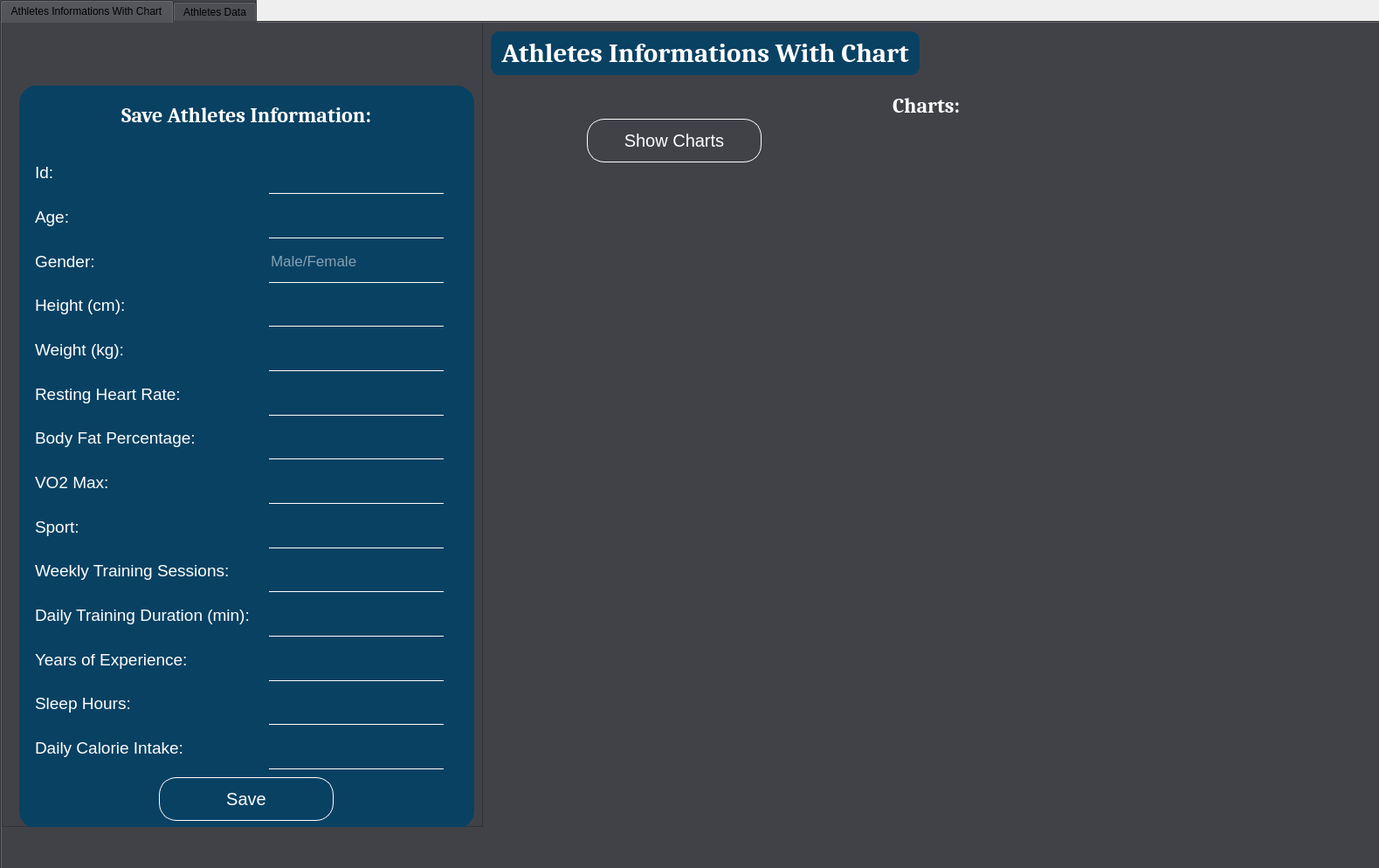
<?xml version="1.0" encoding="UTF-8"?>
<ui version="4.0">
 <class>MainWindow</class>
 <widget class="QMainWindow" name="MainWindow">
  <property name="geometry">
   <rect>
    <x>0</x>
    <y>0</y>
    <width>1579</width>
    <height>994</height>
   </rect>
  </property>
  <property name="windowTitle">
   <string>Athletes Informations With Chart</string>
  </property>
  <property name="windowIcon">
   <iconset>
    <normalon>:/icon/icon.png</normalon>
   </iconset>
  </property>
  <property name="styleSheet">
   <string notr="true"/>
  </property>
  <widget class="QWidget" name="centralwidget">
   <widget class="QTabWidget" name="tabWidget">
    <property name="geometry">
     <rect>
      <x>0</x>
      <y>0</y>
      <width>1591</width>
      <height>1001</height>
     </rect>
    </property>
    <property name="styleSheet">
     <string notr="true">background-color: rgb(65, 66, 72);</string>
    </property>
    <property name="currentIndex">
     <number>0</number>
    </property>
    <widget class="QWidget" name="tab">
     <attribute name="title">
      <string>Athletes Informations With Chart</string>
     </attribute>
     <widget class="QFrame" name="frame">
      <property name="geometry">
       <rect>
        <x>0</x>
        <y>-80</y>
        <width>551</width>
        <height>1001</height>
       </rect>
      </property>
      <property name="frameShape">
       <enum>QFrame::StyledPanel</enum>
      </property>
      <property name="frameShadow">
       <enum>QFrame::Raised</enum>
      </property>
      <widget class="QFrame" name="frame_11">
       <property name="geometry">
        <rect>
         <x>20</x>
         <y>152</y>
         <width>521</width>
         <height>851</height>
        </rect>
       </property>
       <property name="styleSheet">
        <string notr="true">QWidget{
	background-color: rgb(9, 65, 99);
	border-radius: 20px;
}</string>
       </property>
       <property name="frameShape">
        <enum>QFrame::StyledPanel</enum>
       </property>
       <property name="frameShadow">
        <enum>QFrame::Raised</enum>
       </property>
       <layout class="QVBoxLayout" name="verticalLayout_23">
        <item alignment="Qt::AlignHCenter">
         <widget class="QLabel" name="label_39">
          <property name="minimumSize">
           <size>
            <width>0</width>
            <height>50</height>
           </size>
          </property>
          <property name="maximumSize">
           <size>
            <width>16777215</width>
            <height>50</height>
           </size>
          </property>
          <property name="font">
           <font>
            <family>Cambria</family>
            <pointsize>18</pointsize>
            <weight>75</weight>
            <italic>false</italic>
            <bold>true</bold>
           </font>
          </property>
          <property name="styleSheet">
           <string notr="true">background-color: rgba(0, 0, 0,0);
color: rgb(255, 255, 255);</string>
          </property>
          <property name="text">
           <string>Save Athletes Information:</string>
          </property>
         </widget>
        </item>
        <item>
         <widget class="QFrame" name="frame_12">
          <property name="styleSheet">
           <string notr="true">background-color: rgba(0, 0, 0,0);
</string>
          </property>
          <property name="frameShape">
           <enum>QFrame::StyledPanel</enum>
          </property>
          <property name="frameShadow">
           <enum>QFrame::Raised</enum>
          </property>
          <layout class="QHBoxLayout" name="horizontalLayout_17">
           <item>
            <layout class="QVBoxLayout" name="verticalLayout_24">
             <item alignment="Qt::AlignLeft">
              <widget class="QLabel" name="label_40">
               <property name="minimumSize">
                <size>
                 <width>0</width>
                 <height>50</height>
                </size>
               </property>
               <property name="maximumSize">
                <size>
                 <width>16777215</width>
                 <height>50</height>
                </size>
               </property>
               <property name="font">
                <font>
                 <pointsize>14</pointsize>
                </font>
               </property>
               <property name="styleSheet">
                <string notr="true">background-color: rgba(0, 0, 0,0);
color: rgb(255, 255, 255);</string>
               </property>
               <property name="text">
                <string>Id:</string>
               </property>
              </widget>
             </item>
             <item>
              <widget class="QLabel" name="label_35">
               <property name="minimumSize">
                <size>
                 <width>0</width>
                 <height>50</height>
                </size>
               </property>
               <property name="maximumSize">
                <size>
                 <width>16777215</width>
                 <height>50</height>
                </size>
               </property>
               <property name="font">
                <font>
                 <pointsize>14</pointsize>
                </font>
               </property>
               <property name="styleSheet">
                <string notr="true">background-color: rgba(0, 0, 0,0);
color: rgb(255, 255, 255);</string>
               </property>
               <property name="text">
                <string>Age:</string>
               </property>
              </widget>
             </item>
             <item>
              <widget class="QLabel" name="label_42">
               <property name="minimumSize">
                <size>
                 <width>0</width>
                 <height>50</height>
                </size>
               </property>
               <property name="maximumSize">
                <size>
                 <width>16777215</width>
                 <height>50</height>
                </size>
               </property>
               <property name="font">
                <font>
                 <pointsize>14</pointsize>
                </font>
               </property>
               <property name="styleSheet">
                <string notr="true">background-color: rgba(0, 0, 0,0);
color: rgb(255, 255, 255);</string>
               </property>
               <property name="text">
                <string>Gender:</string>
               </property>
              </widget>
             </item>
             <item>
              <widget class="QLabel" name="label_58">
               <property name="minimumSize">
                <size>
                 <width>0</width>
                 <height>50</height>
                </size>
               </property>
               <property name="maximumSize">
                <size>
                 <width>16777215</width>
                 <height>50</height>
                </size>
               </property>
               <property name="font">
                <font>
                 <pointsize>14</pointsize>
                </font>
               </property>
               <property name="styleSheet">
                <string notr="true">background-color: rgba(0, 0, 0,0);
color: rgb(255, 255, 255);</string>
               </property>
               <property name="text">
                <string>Height (cm):</string>
               </property>
              </widget>
             </item>
             <item>
              <widget class="QLabel" name="label_41">
               <property name="minimumSize">
                <size>
                 <width>0</width>
                 <height>50</height>
                </size>
               </property>
               <property name="maximumSize">
                <size>
                 <width>16777215</width>
                 <height>50</height>
                </size>
               </property>
               <property name="font">
                <font>
                 <pointsize>14</pointsize>
                </font>
               </property>
               <property name="styleSheet">
                <string notr="true">background-color: rgba(0, 0, 0,0);
color: rgb(255, 255, 255);</string>
               </property>
               <property name="text">
                <string>Weight (kg):</string>
               </property>
              </widget>
             </item>
             <item>
              <widget class="QLabel" name="label_56">
               <property name="minimumSize">
                <size>
                 <width>0</width>
                 <height>50</height>
                </size>
               </property>
               <property name="maximumSize">
                <size>
                 <width>16777215</width>
                 <height>50</height>
                </size>
               </property>
               <property name="font">
                <font>
                 <pointsize>14</pointsize>
                </font>
               </property>
               <property name="styleSheet">
                <string notr="true">background-color: rgba(0, 0, 0,0);
color: rgb(255, 255, 255);</string>
               </property>
               <property name="text">
                <string>Resting Heart Rate:</string>
               </property>
              </widget>
             </item>
             <item>
              <widget class="QLabel" name="label_59">
               <property name="minimumSize">
                <size>
                 <width>0</width>
                 <height>50</height>
                </size>
               </property>
               <property name="maximumSize">
                <size>
                 <width>16777215</width>
                 <height>50</height>
                </size>
               </property>
               <property name="font">
                <font>
                 <pointsize>14</pointsize>
                </font>
               </property>
               <property name="styleSheet">
                <string notr="true">background-color: rgba(0, 0, 0,0);
color: rgb(255, 255, 255);</string>
               </property>
               <property name="text">
                <string>Body Fat Percentage:</string>
               </property>
              </widget>
             </item>
             <item>
              <widget class="QLabel" name="label_57">
               <property name="minimumSize">
                <size>
                 <width>0</width>
                 <height>50</height>
                </size>
               </property>
               <property name="maximumSize">
                <size>
                 <width>16777215</width>
                 <height>50</height>
                </size>
               </property>
               <property name="font">
                <font>
                 <pointsize>14</pointsize>
                </font>
               </property>
               <property name="styleSheet">
                <string notr="true">background-color: rgba(0, 0, 0,0);
color: rgb(255, 255, 255);</string>
               </property>
               <property name="text">
                <string>VO2 Max:</string>
               </property>
              </widget>
             </item>
             <item>
              <widget class="QLabel" name="label_60">
               <property name="minimumSize">
                <size>
                 <width>0</width>
                 <height>50</height>
                </size>
               </property>
               <property name="maximumSize">
                <size>
                 <width>16777215</width>
                 <height>50</height>
                </size>
               </property>
               <property name="font">
                <font>
                 <pointsize>14</pointsize>
                </font>
               </property>
               <property name="styleSheet">
                <string notr="true">background-color: rgba(0, 0, 0,0);
color: rgb(255, 255, 255);</string>
               </property>
               <property name="text">
                <string>Sport:</string>
               </property>
              </widget>
             </item>
             <item>
              <widget class="QLabel" name="label_61">
               <property name="minimumSize">
                <size>
                 <width>0</width>
                 <height>50</height>
                </size>
               </property>
               <property name="maximumSize">
                <size>
                 <width>16777215</width>
                 <height>50</height>
                </size>
               </property>
               <property name="font">
                <font>
                 <pointsize>14</pointsize>
                </font>
               </property>
               <property name="styleSheet">
                <string notr="true">background-color: rgba(0, 0, 0,0);
color: rgb(255, 255, 255);</string>
               </property>
               <property name="text">
                <string>Weekly Training Sessions:</string>
               </property>
              </widget>
             </item>
             <item>
              <widget class="QLabel" name="label_62">
               <property name="minimumSize">
                <size>
                 <width>0</width>
                 <height>50</height>
                </size>
               </property>
               <property name="maximumSize">
                <size>
                 <width>16777215</width>
                 <height>50</height>
                </size>
               </property>
               <property name="font">
                <font>
                 <pointsize>14</pointsize>
                </font>
               </property>
               <property name="styleSheet">
                <string notr="true">background-color: rgba(0, 0, 0,0);
color: rgb(255, 255, 255);</string>
               </property>
               <property name="text">
                <string>Daily Training Duration (min):</string>
               </property>
              </widget>
             </item>
             <item>
              <widget class="QLabel" name="label_63">
               <property name="minimumSize">
                <size>
                 <width>0</width>
                 <height>50</height>
                </size>
               </property>
               <property name="maximumSize">
                <size>
                 <width>16777215</width>
                 <height>50</height>
                </size>
               </property>
               <property name="font">
                <font>
                 <pointsize>14</pointsize>
                </font>
               </property>
               <property name="styleSheet">
                <string notr="true">background-color: rgba(0, 0, 0,0);
color: rgb(255, 255, 255);</string>
               </property>
               <property name="text">
                <string>Years of Experience:</string>
               </property>
              </widget>
             </item>
             <item>
              <widget class="QLabel" name="label_64">
               <property name="minimumSize">
                <size>
                 <width>0</width>
                 <height>50</height>
                </size>
               </property>
               <property name="maximumSize">
                <size>
                 <width>16777215</width>
                 <height>50</height>
                </size>
               </property>
               <property name="font">
                <font>
                 <pointsize>14</pointsize>
                </font>
               </property>
               <property name="styleSheet">
                <string notr="true">background-color: rgba(0, 0, 0,0);
color: rgb(255, 255, 255);</string>
               </property>
               <property name="text">
                <string>Sleep Hours:</string>
               </property>
              </widget>
             </item>
             <item>
              <widget class="QLabel" name="label_65">
               <property name="minimumSize">
                <size>
                 <width>0</width>
                 <height>50</height>
                </size>
               </property>
               <property name="maximumSize">
                <size>
                 <width>16777215</width>
                 <height>50</height>
                </size>
               </property>
               <property name="font">
                <font>
                 <pointsize>14</pointsize>
                </font>
               </property>
               <property name="styleSheet">
                <string notr="true">background-color: rgba(0, 0, 0,0);
color: rgb(255, 255, 255);</string>
               </property>
               <property name="text">
                <string>Daily Calorie Intake:</string>
               </property>
              </widget>
             </item>
             <item>
              <spacer name="verticalSpacer_15">
               <property name="orientation">
                <enum>Qt::Vertical</enum>
               </property>
               <property name="sizeHint" stdset="0">
                <size>
                 <width>20</width>
                 <height>40</height>
                </size>
               </property>
              </spacer>
             </item>
            </layout>
           </item>
           <item>
            <layout class="QVBoxLayout" name="verticalLayout_25">
             <property name="spacing">
              <number>6</number>
             </property>
             <property name="sizeConstraint">
              <enum>QLayout::SetDefaultConstraint</enum>
             </property>
             <item alignment="Qt::AlignHCenter">
              <widget class="QLineEdit" name="lineEdit1">
               <property name="minimumSize">
                <size>
                 <width>200</width>
                 <height>50</height>
                </size>
               </property>
               <property name="maximumSize">
                <size>
                 <width>160</width>
                 <height>50</height>
                </size>
               </property>
               <property name="font">
                <font>
                 <pointsize>13</pointsize>
                </font>
               </property>
               <property name="styleSheet">
                <string notr="true">QLineEdit{
	background-color: rgba(0, 0, 0,0);
	color: rgb(255, 255, 255);
	border-bottom: 1px solid rgb(255, 255, 255);
	border-radius:none;
}</string>
               </property>
               <property name="placeholderText">
                <string/>
               </property>
              </widget>
             </item>
             <item alignment="Qt::AlignHCenter">
              <widget class="QLineEdit" name="lineEdit2">
               <property name="minimumSize">
                <size>
                 <width>200</width>
                 <height>50</height>
                </size>
               </property>
               <property name="maximumSize">
                <size>
                 <width>160</width>
                 <height>50</height>
                </size>
               </property>
               <property name="font">
                <font>
                 <pointsize>13</pointsize>
                </font>
               </property>
               <property name="styleSheet">
                <string notr="true">QLineEdit{
	background-color: rgba(0, 0, 0,0);
	color: rgb(255, 255, 255);
	border-bottom: 1px solid rgb(255, 255, 255);
	border-radius:none;
}</string>
               </property>
               <property name="placeholderText">
                <string/>
               </property>
              </widget>
             </item>
             <item alignment="Qt::AlignHCenter">
              <widget class="QLineEdit" name="lineEdit3">
               <property name="minimumSize">
                <size>
                 <width>200</width>
                 <height>50</height>
                </size>
               </property>
               <property name="maximumSize">
                <size>
                 <width>160</width>
                 <height>50</height>
                </size>
               </property>
               <property name="font">
                <font>
                 <pointsize>13</pointsize>
                </font>
               </property>
               <property name="styleSheet">
                <string notr="true">QLineEdit{
	background-color: rgba(0, 0, 0,0);
	color: rgb(255, 255, 255);
	border-bottom: 1px solid rgb(255, 255, 255);
	border-radius:none;
}</string>
               </property>
               <property name="placeholderText">
                <string>Male/Female</string>
               </property>
              </widget>
             </item>
             <item alignment="Qt::AlignHCenter">
              <widget class="QLineEdit" name="lineEdit4">
               <property name="minimumSize">
                <size>
                 <width>200</width>
                 <height>50</height>
                </size>
               </property>
               <property name="maximumSize">
                <size>
                 <width>160</width>
                 <height>50</height>
                </size>
               </property>
               <property name="font">
                <font>
                 <pointsize>13</pointsize>
                </font>
               </property>
               <property name="styleSheet">
                <string notr="true">QLineEdit{
	background-color: rgba(0, 0, 0,0);
	color: rgb(255, 255, 255);
	border-bottom: 1px solid rgb(255, 255, 255);
	border-radius:none;
}</string>
               </property>
               <property name="placeholderText">
                <string/>
               </property>
              </widget>
             </item>
             <item alignment="Qt::AlignHCenter">
              <widget class="QLineEdit" name="lineEdit5">
               <property name="minimumSize">
                <size>
                 <width>200</width>
                 <height>50</height>
                </size>
               </property>
               <property name="maximumSize">
                <size>
                 <width>160</width>
                 <height>50</height>
                </size>
               </property>
               <property name="font">
                <font>
                 <pointsize>13</pointsize>
                </font>
               </property>
               <property name="styleSheet">
                <string notr="true">QLineEdit{
	background-color: rgba(0, 0, 0,0);
	color: rgb(255, 255, 255);
	border-bottom: 1px solid rgb(255, 255, 255);
	border-radius:none;
}</string>
               </property>
               <property name="placeholderText">
                <string/>
               </property>
              </widget>
             </item>
             <item alignment="Qt::AlignHCenter">
              <widget class="QLineEdit" name="lineEdit6">
               <property name="minimumSize">
                <size>
                 <width>200</width>
                 <height>50</height>
                </size>
               </property>
               <property name="maximumSize">
                <size>
                 <width>160</width>
                 <height>50</height>
                </size>
               </property>
               <property name="font">
                <font>
                 <pointsize>13</pointsize>
                </font>
               </property>
               <property name="styleSheet">
                <string notr="true">QLineEdit{
	background-color: rgba(0, 0, 0,0);
	color: rgb(255, 255, 255);
	border-bottom: 1px solid rgb(255, 255, 255);
	border-radius:none;
}</string>
               </property>
               <property name="placeholderText">
                <string/>
               </property>
              </widget>
             </item>
             <item alignment="Qt::AlignHCenter">
              <widget class="QLineEdit" name="lineEdit7">
               <property name="minimumSize">
                <size>
                 <width>200</width>
                 <height>50</height>
                </size>
               </property>
               <property name="maximumSize">
                <size>
                 <width>160</width>
                 <height>50</height>
                </size>
               </property>
               <property name="font">
                <font>
                 <pointsize>13</pointsize>
                </font>
               </property>
               <property name="styleSheet">
                <string notr="true">QLineEdit{
	background-color: rgba(0, 0, 0,0);
	color: rgb(255, 255, 255);
	border-bottom: 1px solid rgb(255, 255, 255);
	border-radius:none;
}</string>
               </property>
               <property name="placeholderText">
                <string/>
               </property>
              </widget>
             </item>
             <item alignment="Qt::AlignHCenter">
              <widget class="QLineEdit" name="lineEdit8">
               <property name="minimumSize">
                <size>
                 <width>200</width>
                 <height>50</height>
                </size>
               </property>
               <property name="maximumSize">
                <size>
                 <width>160</width>
                 <height>50</height>
                </size>
               </property>
               <property name="font">
                <font>
                 <pointsize>13</pointsize>
                </font>
               </property>
               <property name="styleSheet">
                <string notr="true">QLineEdit{
	background-color: rgba(0, 0, 0,0);
	color: rgb(255, 255, 255);
	border-bottom: 1px solid rgb(255, 255, 255);
	border-radius:none;
}</string>
               </property>
               <property name="placeholderText">
                <string/>
               </property>
              </widget>
             </item>
             <item alignment="Qt::AlignHCenter">
              <widget class="QLineEdit" name="lineEdit9">
               <property name="minimumSize">
                <size>
                 <width>200</width>
                 <height>50</height>
                </size>
               </property>
               <property name="maximumSize">
                <size>
                 <width>160</width>
                 <height>50</height>
                </size>
               </property>
               <property name="font">
                <font>
                 <pointsize>13</pointsize>
                </font>
               </property>
               <property name="styleSheet">
                <string notr="true">QLineEdit{
	background-color: rgba(0, 0, 0,0);
	color: rgb(255, 255, 255);
	border-bottom: 1px solid rgb(255, 255, 255);
	border-radius:none;
}</string>
               </property>
               <property name="placeholderText">
                <string/>
               </property>
              </widget>
             </item>
             <item alignment="Qt::AlignHCenter">
              <widget class="QLineEdit" name="lineEdit10">
               <property name="minimumSize">
                <size>
                 <width>200</width>
                 <height>50</height>
                </size>
               </property>
               <property name="maximumSize">
                <size>
                 <width>160</width>
                 <height>50</height>
                </size>
               </property>
               <property name="font">
                <font>
                 <pointsize>13</pointsize>
                </font>
               </property>
               <property name="styleSheet">
                <string notr="true">QLineEdit{
	background-color: rgba(0, 0, 0,0);
	color: rgb(255, 255, 255);
	border-bottom: 1px solid rgb(255, 255, 255);
	border-radius:none;
}</string>
               </property>
               <property name="placeholderText">
                <string/>
               </property>
              </widget>
             </item>
             <item alignment="Qt::AlignHCenter">
              <widget class="QLineEdit" name="lineEdit11">
               <property name="minimumSize">
                <size>
                 <width>200</width>
                 <height>50</height>
                </size>
               </property>
               <property name="maximumSize">
                <size>
                 <width>160</width>
                 <height>50</height>
                </size>
               </property>
               <property name="font">
                <font>
                 <pointsize>13</pointsize>
                </font>
               </property>
               <property name="styleSheet">
                <string notr="true">QLineEdit{
	background-color: rgba(0, 0, 0,0);
	color: rgb(255, 255, 255);
	border-bottom: 1px solid rgb(255, 255, 255);
	border-radius:none;
}</string>
               </property>
               <property name="placeholderText">
                <string/>
               </property>
              </widget>
             </item>
             <item alignment="Qt::AlignHCenter">
              <widget class="QLineEdit" name="lineEdit12">
               <property name="minimumSize">
                <size>
                 <width>200</width>
                 <height>50</height>
                </size>
               </property>
               <property name="maximumSize">
                <size>
                 <width>160</width>
                 <height>50</height>
                </size>
               </property>
               <property name="font">
                <font>
                 <pointsize>13</pointsize>
                </font>
               </property>
               <property name="styleSheet">
                <string notr="true">QLineEdit{
	background-color: rgba(0, 0, 0,0);
	color: rgb(255, 255, 255);
	border-bottom: 1px solid rgb(255, 255, 255);
	border-radius:none;
}</string>
               </property>
               <property name="placeholderText">
                <string/>
               </property>
              </widget>
             </item>
             <item alignment="Qt::AlignHCenter">
              <widget class="QLineEdit" name="lineEdit13">
               <property name="minimumSize">
                <size>
                 <width>200</width>
                 <height>50</height>
                </size>
               </property>
               <property name="maximumSize">
                <size>
                 <width>160</width>
                 <height>50</height>
                </size>
               </property>
               <property name="font">
                <font>
                 <pointsize>13</pointsize>
                </font>
               </property>
               <property name="styleSheet">
                <string notr="true">QLineEdit{
	background-color: rgba(0, 0, 0,0);
	color: rgb(255, 255, 255);
	border-bottom: 1px solid rgb(255, 255, 255);
	border-radius:none;
}</string>
               </property>
               <property name="placeholderText">
                <string/>
               </property>
              </widget>
             </item>
             <item alignment="Qt::AlignHCenter">
              <widget class="QLineEdit" name="lineEdit14">
               <property name="minimumSize">
                <size>
                 <width>200</width>
                 <height>50</height>
                </size>
               </property>
               <property name="maximumSize">
                <size>
                 <width>160</width>
                 <height>50</height>
                </size>
               </property>
               <property name="font">
                <font>
                 <pointsize>13</pointsize>
                </font>
               </property>
               <property name="styleSheet">
                <string notr="true">QLineEdit{
	background-color: rgba(0, 0, 0,0);
	color: rgb(255, 255, 255);
	border-bottom: 1px solid rgb(255, 255, 255);
	border-radius:none;
}</string>
               </property>
               <property name="placeholderText">
                <string/>
               </property>
              </widget>
             </item>
             <item>
              <spacer name="verticalSpacer_16">
               <property name="orientation">
                <enum>Qt::Vertical</enum>
               </property>
               <property name="sizeHint" stdset="0">
                <size>
                 <width>20</width>
                 <height>40</height>
                </size>
               </property>
              </spacer>
             </item>
            </layout>
           </item>
          </layout>
         </widget>
        </item>
        <item alignment="Qt::AlignHCenter">
         <widget class="QPushButton" name="info_save_bt">
          <property name="minimumSize">
           <size>
            <width>200</width>
            <height>50</height>
           </size>
          </property>
          <property name="maximumSize">
           <size>
            <width>200</width>
            <height>50</height>
           </size>
          </property>
          <property name="font">
           <font>
            <pointsize>15</pointsize>
           </font>
          </property>
          <property name="styleSheet">
           <string notr="true">QPushButton{
	background-color: rgba(0, 0, 0,0);
	border: 1px solid rgb(255, 255, 255);
	color: rgb(255, 255, 255);
}

QPushButton:hover{
	border: 3px solid rgb(2, 75, 171);
}

QPushButton:focus{
	border: 2px solid rgb(2, 75, 171);
}</string>
          </property>
          <property name="text">
           <string>Save</string>
          </property>
         </widget>
        </item>
       </layout>
      </widget>
     </widget>
     <widget class="QWidget" name="verticalLayoutWidget">
      <property name="geometry">
       <rect>
        <x>560</x>
        <y>160</y>
        <width>501</width>
        <height>811</height>
       </rect>
      </property>
      <layout class="QVBoxLayout" name="verticalLayout_1">
       <property name="spacing">
        <number>25</number>
       </property>
       <property name="leftMargin">
        <number>20</number>
       </property>
       <property name="topMargin">
        <number>20</number>
       </property>
       <property name="rightMargin">
        <number>14</number>
       </property>
       <property name="bottomMargin">
        <number>20</number>
       </property>
       <item>
        <layout class="QVBoxLayout" name="verticalLayout_3"/>
       </item>
       <item>
        <layout class="QVBoxLayout" name="verticalLayout_4">
         <property name="spacing">
          <number>6</number>
         </property>
         <property name="leftMargin">
          <number>0</number>
         </property>
        </layout>
       </item>
      </layout>
     </widget>
     <widget class="QWidget" name="verticalLayoutWidget_2">
      <property name="geometry">
       <rect>
        <x>1070</x>
        <y>160</y>
        <width>501</width>
        <height>811</height>
       </rect>
      </property>
      <layout class="QVBoxLayout" name="verticalLayout_2">
       <property name="spacing">
        <number>25</number>
       </property>
       <property name="leftMargin">
        <number>14</number>
       </property>
       <property name="topMargin">
        <number>20</number>
       </property>
       <property name="rightMargin">
        <number>20</number>
       </property>
       <property name="bottomMargin">
        <number>20</number>
       </property>
       <item>
        <layout class="QVBoxLayout" name="verticalLayout_5"/>
       </item>
       <item>
        <layout class="QVBoxLayout" name="verticalLayout_6"/>
       </item>
      </layout>
     </widget>
     <widget class="QPushButton" name="show_charts_bt">
      <property name="geometry">
       <rect>
        <x>670</x>
        <y>110</y>
        <width>200</width>
        <height>50</height>
       </rect>
      </property>
      <property name="minimumSize">
       <size>
        <width>200</width>
        <height>50</height>
       </size>
      </property>
      <property name="maximumSize">
       <size>
        <width>200</width>
        <height>50</height>
       </size>
      </property>
      <property name="font">
       <font>
        <pointsize>15</pointsize>
       </font>
      </property>
      <property name="styleSheet">
       <string notr="true">QPushButton{
	background-color: rgba(0, 0, 0,0);
	border: 1px solid rgb(255, 255, 255);
	color: rgb(255, 255, 255);
	border-radius: 20px ;
}

QPushButton:hover{
	border: 3px solid rgb(2, 75, 171);
}

QPushButton:focus{
	border: 2px solid rgb(2, 75, 171);
}</string>
      </property>
      <property name="text">
       <string>Show Charts</string>
      </property>
     </widget>
     <widget class="QLabel" name="label_43">
      <property name="geometry">
       <rect>
        <x>1020</x>
        <y>70</y>
        <width>81</width>
        <height>50</height>
       </rect>
      </property>
      <property name="minimumSize">
       <size>
        <width>0</width>
        <height>50</height>
       </size>
      </property>
      <property name="maximumSize">
       <size>
        <width>16777215</width>
        <height>50</height>
       </size>
      </property>
      <property name="font">
       <font>
        <family>Cambria</family>
        <pointsize>18</pointsize>
        <weight>75</weight>
        <italic>false</italic>
        <bold>true</bold>
       </font>
      </property>
      <property name="styleSheet">
       <string notr="true">background-color: rgba(0, 0, 0,0);
color: rgb(255, 255, 255);
</string>
      </property>
      <property name="text">
       <string>Charts:</string>
      </property>
     </widget>
     <widget class="QLabel" name="label_44">
      <property name="geometry">
       <rect>
        <x>560</x>
        <y>10</y>
        <width>491</width>
        <height>50</height>
       </rect>
      </property>
      <property name="minimumSize">
       <size>
        <width>0</width>
        <height>50</height>
       </size>
      </property>
      <property name="maximumSize">
       <size>
        <width>16777215</width>
        <height>50</height>
       </size>
      </property>
      <property name="font">
       <font>
        <family>Cambria</family>
        <pointsize>23</pointsize>
        <weight>75</weight>
        <italic>false</italic>
        <bold>true</bold>
       </font>
      </property>
      <property name="styleSheet">
       <string notr="true">background-color: rgb(9, 65, 99);
color: rgb(255, 255, 255);
border-radius: 10px;</string>
      </property>
      <property name="text">
       <string>Athletes Informations With Chart</string>
      </property>
      <property name="alignment">
       <set>Qt::AlignCenter</set>
      </property>
     </widget>
     <widget class="QLabel" name="label_info">
      <property name="geometry">
       <rect>
        <x>150</x>
        <y>920</y>
        <width>261</width>
        <height>50</height>
       </rect>
      </property>
      <property name="minimumSize">
       <size>
        <width>0</width>
        <height>50</height>
       </size>
      </property>
      <property name="maximumSize">
       <size>
        <width>16777215</width>
        <height>50</height>
       </size>
      </property>
      <property name="font">
       <font>
        <family>Cambria</family>
        <pointsize>15</pointsize>
        <weight>50</weight>
        <italic>false</italic>
        <bold>false</bold>
       </font>
      </property>
      <property name="styleSheet">
       <string notr="true">background-color: rgba(0, 0, 0,0);
color: rgb(255, 255, 255);
</string>
      </property>
      <property name="text">
       <string/>
      </property>
      <property name="alignment">
       <set>Qt::AlignCenter</set>
      </property>
     </widget>
    </widget>
    <widget class="QWidget" name="tab_2">
     <attribute name="title">
      <string>Athletes Data</string>
     </attribute>
     <widget class="QPushButton" name="show_data_bt">
      <property name="geometry">
       <rect>
        <x>685</x>
        <y>880</y>
        <width>200</width>
        <height>50</height>
       </rect>
      </property>
      <property name="minimumSize">
       <size>
        <width>200</width>
        <height>50</height>
       </size>
      </property>
      <property name="maximumSize">
       <size>
        <width>200</width>
        <height>50</height>
       </size>
      </property>
      <property name="font">
       <font>
        <pointsize>15</pointsize>
       </font>
      </property>
      <property name="styleSheet">
       <string notr="true">QPushButton{
	background-color: rgba(0, 0, 0,0);
	border: 1px solid rgb(255, 255, 255);
	color: rgb(255, 255, 255);
	border-radius: 20px ;
}

QPushButton:hover{
	border: 3px solid rgb(2, 75, 171);
}

QPushButton:focus{
	border: 2px solid rgb(2, 75, 171);
}</string>
      </property>
      <property name="text">
       <string>Show Data</string>
      </property>
     </widget>
     <widget class="QTableWidget" name="tableWidget">
      <property name="geometry">
       <rect>
        <x>0</x>
        <y>0</y>
        <width>1571</width>
        <height>861</height>
       </rect>
      </property>
      <property name="styleSheet">
       <string notr="true">background-color: rgba(255, 255, 255,150);</string>
      </property>
     </widget>
    </widget>
   </widget>
  </widget>
 </widget>
 <resources>
  <include location="res.qrc"/>
 </resources>
 <connections/>
</ui>
